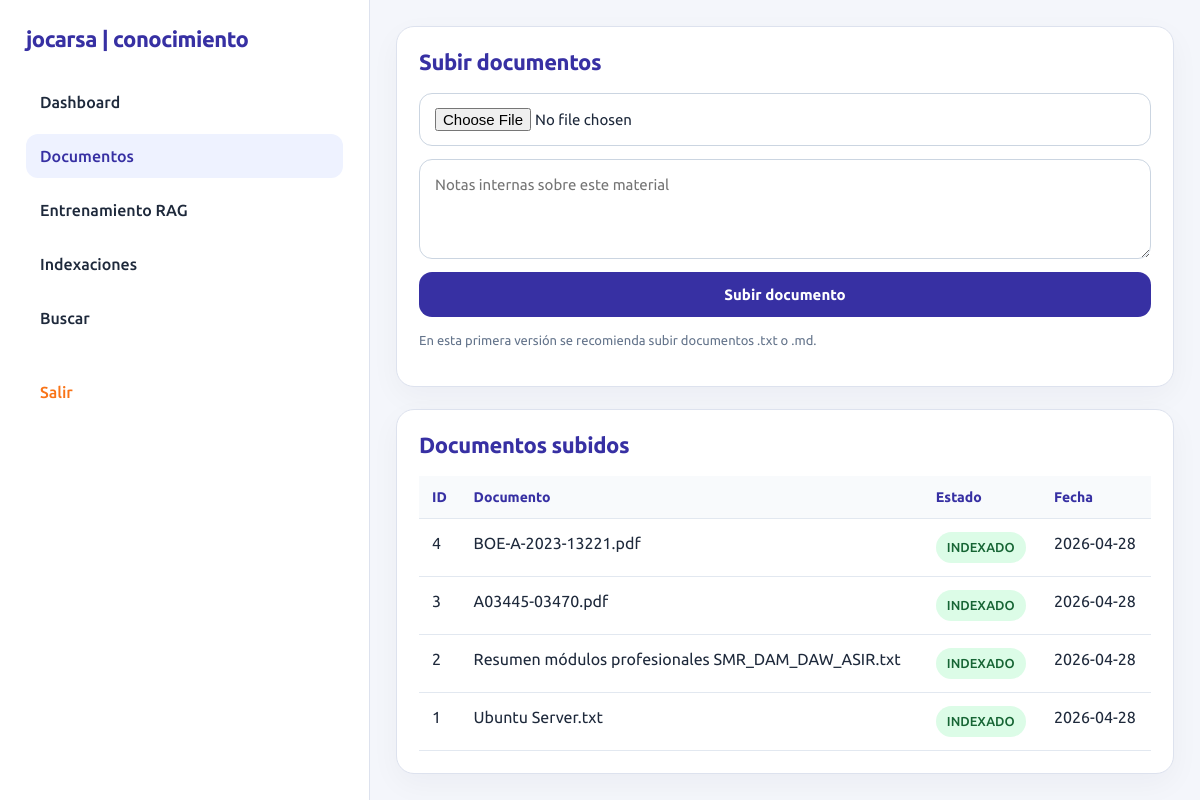
The app's page /documentos (signed in) with its own data.
### tables this page shows
CREATE TABLE documentos (
        id INTEGER PRIMARY KEY AUTOINCREMENT,
        usuario_id INTEGER NOT NULL,
        nombre_original TEXT NOT NULL,
        nombre_archivo TEXT NOT NULL,
        ruta TEXT NOT NULL,
        notas TEXT,
        estado TEXT NOT NULL DEFAULT 'SUBIDO',
        creado_en TEXT NOT NULL,
        FOREIGN KEY(usuario_id) REFERENCES usuarios(id)
    );

### 008-RAG empaquetado/aplicacion/app.py (the view, shortened to what this page needs)
@app.route("/documentos", methods=["GET", "POST"])
def documentos():
    if not requiere_login():
        return redirect("/login")
    usuario = usuario_actual()
    conn = conectar()
    docs = conn.execute("""
    SELECT *
    FROM documentos
    WHERE usuario_id = ?
    ORDER BY id DESC
    """, (usuario["id"],)).fetchall()
    conn.close()
    return render_template(
        "documentos.html",
        activo="documentos",
        docs=docs
    )

### 008-RAG empaquetado/aplicacion/app.py (called while the page is built)
def conectar():
    conn = sqlite3.connect(DB_FILE)
    conn.row_factory = sqlite3.Row
    return conn

def usuario_actual():
    if "usuario_id" not in session:
        return None
    conn = conectar()
    usuario = conn.execute(
        "SELECT * FROM usuarios WHERE id = ?",
        (session["usuario_id"],)
    ).fetchone()
    conn.close()
    return usuario

def requiere_login():
    return usuario_actual() is not None

@app.context_processor
def variables_globales():
    return {
        "app_name": APP_NAME,
        "usuario": usuario_actual()
    }

### 008-RAG empaquetado/aplicacion/templates/documentos.html
{% extends "base.html" %}
{% block content %}
<article>
  <h2>Subir documentos</h2>
  <form method="post" enctype="multipart/form-data">
    <input type="file" name="archivo">
    <textarea name="notas" placeholder="Notas internas sobre este material"></textarea>
    <button>Subir documento</button>
  </form>
  <p class="pequeno">En esta primera versión se recomienda subir documentos .txt o .md.</p>
</article>
<article>
  <h2>Documentos subidos</h2>
  <table>
    <thead>
      <tr>
        <th>ID</th>
        <th>Documento</th>
        <th>Estado</th>
        <th>Fecha</th>
      </tr>
    </thead>
    <tbody>
      {% for doc in docs %}
      <tr>
        <td>{{ doc.id }}</td>
        <td>{{ doc.nombre_original }}</td>
        <td>
          <span class="estado {{ doc.estado|lower }}">
            {{ doc.estado }}
          </span>
        </td>
        <td>{{ doc.creado_en[:10] }}</td>
      </tr>
      {% endfor %}
    </tbody>
  </table>
</article>
{% endblock %}

### 008-RAG empaquetado/aplicacion/static/css/style.css (style rules this page uses)
:root { --indigo: #3730a3; --indigo-suave: #eef2ff; --indigo-borde: #c7d2fe; --naranja: #f97316; --naranja-suave: #fff7ed; --texto: #1e293b; --gris: #64748b; --fondo: #f4f6fb; --borde: #dde2ee; --blanco: #ffffff; }
* { box-sizing: border-box; }
body { margin: 0; font-family: "Ubuntu", Arial, sans-serif; background: var(--fondo); color: var(--texto); }
article { background: var(--blanco); border: 1px solid var(--borde); border-radius: 18px; padding: 22px; box-shadow: 0 10px 30px rgba(15, 23, 42, 0.04); }
h2 { margin: 0 0 18px 0; font-size: 22px; color: var(--indigo); letter-spacing: -0.4px; }
p { line-height: 1.65; text-align: justify; }
input, button, textarea { width: 100%; padding: 14px 15px; border: 1px solid #cbd5e1; border-radius: 13px; font-family: "Ubuntu", Arial, sans-serif; font-size: 15px; }
textarea { min-height: 100px; resize: vertical; line-height: 1.5; }
button { background: var(--indigo); color: white; border: none; cursor: pointer; font-weight: 700; }
form { display: grid; gap: 13px; }
table { width: 100%; border-collapse: collapse; overflow: hidden; }
th, td { padding: 13px; border-bottom: 1px solid #e2e8f0; text-align: left; vertical-align: top; }
th { color: var(--indigo); font-size: 14px; font-weight: 700; background: #f8fafc; }
td { line-height: 1.45; }
.estado { display: inline-block; padding: 6px 11px; border-radius: 999px; background: #dcfce7; color: #166534; font-size: 13px; font-weight: 500; }
.estado.indexado, .estado.completada, .estado.completado { background: #dcfce7; color: #166534; }
.pequeno { font-size: 13px; color: var(--gris); text-align: left; }

### records on screen
documentos: id "4", nombre_original "BOE-A-2023-13221.pdf", estado "INDEXADO", creado_en "2026-04-28"
documentos: id "3", nombre_original "A03445-03470.pdf", estado "INDEXADO", creado_en "2026-04-28"
documentos: id "2", nombre_original "Resumen módulos profesionales SMR_DAM_DAW_ASIR.txt", estado "INDEXADO", creado_en "2026-04-28"
documentos: id "1", nombre_original "Ubuntu Server.txt", estado "INDEXADO", creado_en "2026-04-28"

### other values on screen
{{ app_name }} "jocarsa | conocimiento"
